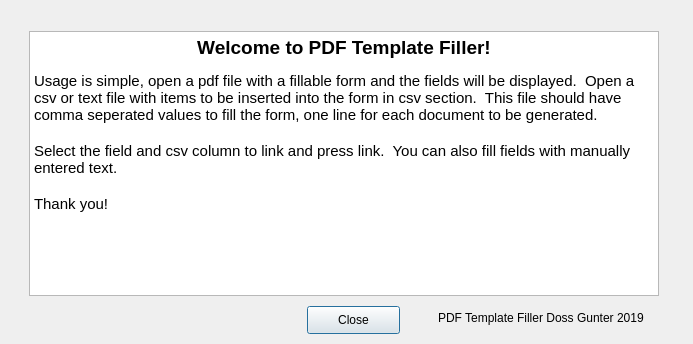
<?xml version="1.0" encoding="UTF-8"?>
<ui version="4.0">
 <class>Dialog</class>
 <widget class="QDialog" name="Dialog">
  <property name="geometry">
   <rect>
    <x>0</x>
    <y>0</y>
    <width>693</width>
    <height>344</height>
   </rect>
  </property>
  <property name="windowTitle">
   <string>Dialog</string>
  </property>
  <widget class="QTextEdit" name="textEdit">
   <property name="geometry">
    <rect>
     <x>29</x>
     <y>31</y>
     <width>630</width>
     <height>265</height>
    </rect>
   </property>
   <property name="readOnly">
    <bool>true</bool>
   </property>
   <property name="html">
    <string>&lt;!DOCTYPE HTML PUBLIC &quot;-//W3C//DTD HTML 4.0//EN&quot; &quot;http://www.w3.org/TR/REC-html40/strict.dtd&quot;&gt;
&lt;html&gt;&lt;head&gt;&lt;meta name=&quot;qrichtext&quot; content=&quot;1&quot; /&gt;&lt;style type=&quot;text/css&quot;&gt;
p, li { white-space: pre-wrap; }
&lt;/style&gt;&lt;/head&gt;&lt;body style=&quot; font-family:'MS Shell Dlg 2'; font-size:7.8pt; font-weight:400; font-style:normal;&quot;&gt;
&lt;p align=&quot;center&quot; style=&quot; margin-top:0px; margin-bottom:0px; margin-left:0px; margin-right:0px; -qt-block-indent:0; text-indent:0px;&quot;&gt;&lt;span style=&quot; font-size:14pt; font-weight:600;&quot;&gt;Welcome to PDF Template Filler!&lt;/span&gt;&lt;/p&gt;
&lt;p style=&quot;-qt-paragraph-type:empty; margin-top:0px; margin-bottom:0px; margin-left:0px; margin-right:0px; -qt-block-indent:0; text-indent:0px;&quot;&gt;&lt;br /&gt;&lt;/p&gt;
&lt;p style=&quot; margin-top:0px; margin-bottom:0px; margin-left:0px; margin-right:0px; -qt-block-indent:0; text-indent:0px;&quot;&gt;&lt;span style=&quot; font-size:11pt;&quot;&gt;Usage is simple, open a pdf file with a fillable form and the fields will be displayed.  Open a csv or text file with items to be inserted into the form in csv section.  This file should have comma seperated values to fill the form, one line for each document to be generated.&lt;/span&gt;&lt;/p&gt;
&lt;p style=&quot;-qt-paragraph-type:empty; margin-top:0px; margin-bottom:0px; margin-left:0px; margin-right:0px; -qt-block-indent:0; text-indent:0px; font-size:11pt;&quot;&gt;&lt;br /&gt;&lt;/p&gt;
&lt;p style=&quot; margin-top:0px; margin-bottom:0px; margin-left:0px; margin-right:0px; -qt-block-indent:0; text-indent:0px;&quot;&gt;&lt;span style=&quot; font-size:11pt;&quot;&gt;Select the field and csv column to link and press link.  You can also fill fields with manually entered text.&lt;/span&gt;&lt;/p&gt;
&lt;p style=&quot;-qt-paragraph-type:empty; margin-top:0px; margin-bottom:0px; margin-left:0px; margin-right:0px; -qt-block-indent:0; text-indent:0px; font-size:11pt;&quot;&gt;&lt;br /&gt;&lt;/p&gt;
&lt;p style=&quot; margin-top:0px; margin-bottom:0px; margin-left:0px; margin-right:0px; -qt-block-indent:0; text-indent:0px;&quot;&gt;&lt;span style=&quot; font-size:11pt;&quot;&gt;Thank you!&lt;/span&gt;&lt;/p&gt;&lt;/body&gt;&lt;/html&gt;</string>
   </property>
  </widget>
  <widget class="QLabel" name="label">
   <property name="geometry">
    <rect>
     <x>438</x>
     <y>308</y>
     <width>231</width>
     <height>20</height>
    </rect>
   </property>
   <property name="text">
    <string>PDF Template Filler Doss Gunter 2019</string>
   </property>
  </widget>
  <widget class="QPushButton" name="pushButton">
   <property name="geometry">
    <rect>
     <x>307</x>
     <y>306</y>
     <width>93</width>
     <height>28</height>
    </rect>
   </property>
   <property name="text">
    <string>Close</string>
   </property>
  </widget>
 </widget>
 <resources/>
 <connections>
  <connection>
   <sender>pushButton</sender>
   <signal>clicked()</signal>
   <receiver>Dialog</receiver>
   <slot>close()</slot>
   <hints>
    <hint type="sourcelabel">
     <x>351</x>
     <y>321</y>
    </hint>
    <hint type="destinationlabel">
     <x>235</x>
     <y>316</y>
    </hint>
   </hints>
  </connection>
 </connections>
</ui>
